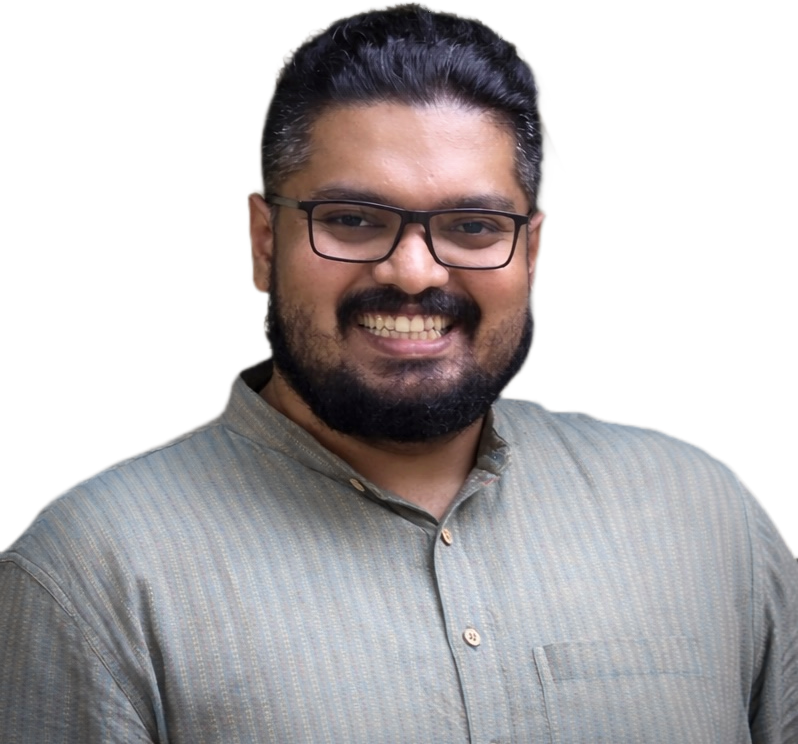
#> input picture brand/source/cutout.png, 798 x 744 px
$ python -i brand.py   (imports and definitions only)
#> lines starting #> are read from the running program, lines starting #| are printed output that depends on the picture
"""
the look, in one place. colours and fonts match the site (src/config/theme.js, src/assets/fonts).
used by scripts/brand/make.py (banners, posts, profile picture) and scripts/photo/card.py (link preview).
only the profile picture uses my photo, everything else is text.
"""
import os

from PIL import Image, ImageChops, ImageDraw, ImageFilter, ImageFont

ROOT = os.path.dirname(os.path.dirname(os.path.dirname(os.path.abspath(__file__))))
FONTS = os.path.join(ROOT, "src", "assets", "fonts")
PHOTO = os.path.join(ROOT, "public", "profile.png")
CUTOUT = os.path.join(ROOT, "brand", "source", "cutout.png")  # me with no background, written by scripts/photo/update.py

BG = (18, 18, 18)  # #121212
TEXT = (224, 224, 224)  # #E0E0E0
MUTED = (150, 150, 150)  # #969696
RED = (179, 0, 0)  # #b30000, the site's accent. used small: the rule, a kicker, a ring
GLOW = (44, 10, 10)  # the soft patch behind the text, kept faint
RING = (125, 12, 12)  # darker red for the profile picture ring

NAME = "Aju Ani Justus"
ROLE = "Doctoral Researcher"
PLACE = "University of Birmingham"
AREAS = ["multi-agent reinforcement learning", "agent communication · human-agent teaming"]
URL = "ajuanijustus.com"


def font(weight, size):
    files = {"bold": "GoogleSans-Bold.ttf", "medium": "GoogleSans-Medium.ttf", "regular": "GoogleSans-Regular.ttf", "sign": "Agustina.woff"}
    return ImageFont.truetype(os.path.join(FONTS, files[weight]), size)


def canvas(w, h, glow=None, blur=90):
    # dark background, optionally with a soft red glow (an ellipse box) behind something
    img = Image.new("RGB", (w, h), BG)
    if glow:
        g = Image.new("RGB", (w, h), BG)
        ImageDraw.Draw(g).ellipse(glow, fill=GLOW)
        img = Image.blend(img, g.filter(ImageFilter.GaussianBlur(blur)), 1.0)
    return img


# [5 lines left out: function cutout, not called in this run]


def rule(d, x, y, s=1.0):
    # the short red line above a heading
    d.rectangle((x, y, x + round(64 * s), y + max(3, round(6 * s))), fill=RED)


# [123 lines left out: functions wrap, hero, strip, post, avatar, not called in this run]


def portrait(size=800):
    """
    profile picture with no circle: me on a soft dark gradient with the same faint red glow
    as the banners, shoulders running off the bottom edge. falls back to avatar() if there's no cut-out.
    """
#> called with size = 800
    if not os.path.exists(CUTOUT):
        return avatar(size, ring=False)
    # lighter grey at the top fading to the site background, like the banners
    img = Image.new("RGB", (size, size), BG)
#> img: PIL image 800x800 RGB; every value is 18
    top, bottom = (34, 34, 34), BG
    grad = ImageDraw.Draw(img)
    for y in range(size):
        t = y / (size - 1)
        grad.line((0, y, size, y), fill=tuple(round(a + (b - a) * t) for a, b in zip(top, bottom)))
    # the banners' faint red glow, low down behind the shoulders
    glow = canvas(size, size, (size * 0.05, size * 0.4, size * 0.95, size * 1.2), blur=size // 7)
#> in canvas, `ImageDraw.Draw(g).ellipse(glow, fill=GLOW)`:
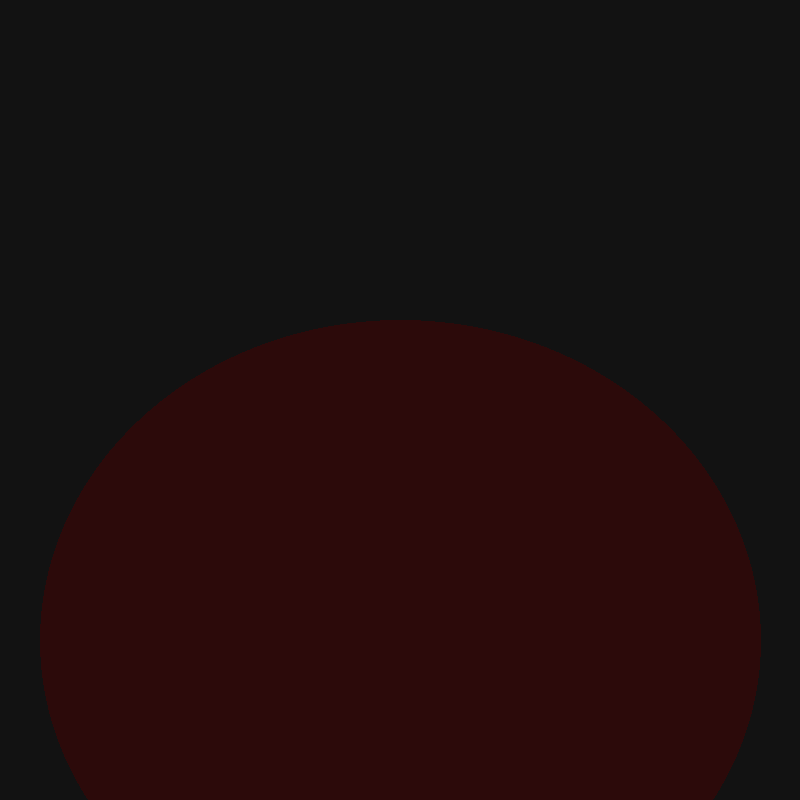
#> g: PIL image 800x800 RGB; mean R, G, B 29.8, 14.4, 14.4
    img = ImageChops.lighter(img, glow)
    p = Image.open(CUTOUT).convert("RGBA")
#> p is the input picture: PIL image 798x744 RGBA; mean R, G, B, A 82.2, 78.5, 79.6, 148.9
    w = round(size * 1.02)
    h = round(p.height * w / p.width)
#> h = 761
    p = p.resize((w, h), Image.LANCZOS)
#> p: PIL image 816x761 RGBA
    y = size - h + round(size * 0.02)
#> y = 55
    y = max(y, round(size * 0.1))
#> y = 80
    layer = Image.new("RGBA", (size, size), (0, 0, 0, 0))
#> layer: PIL image 800x800 RGBA; every value is 0
    layer.alpha_composite(p, ((size - w) // 2, y))
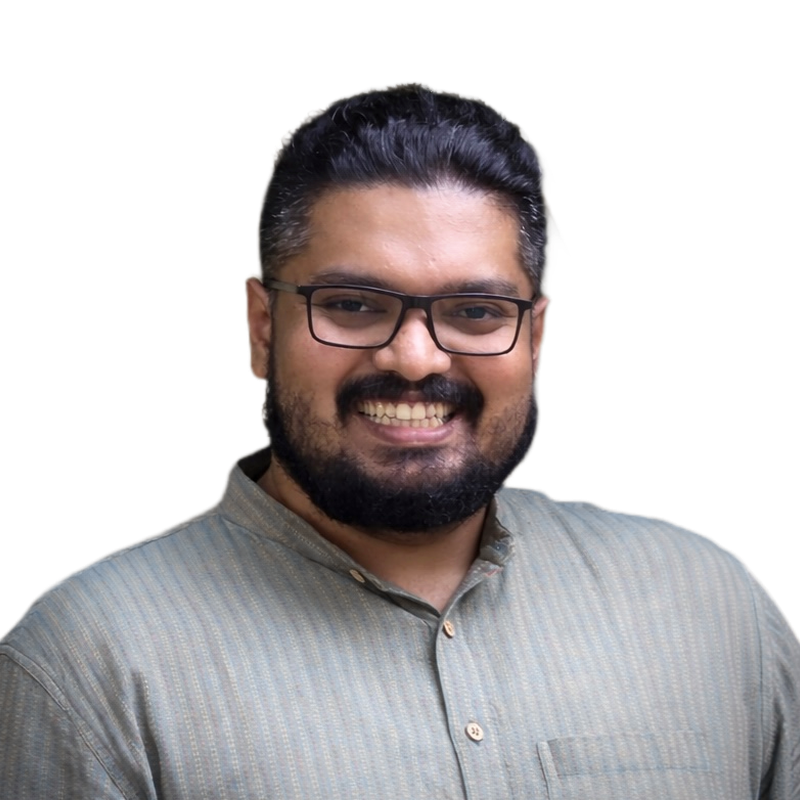
#> layer: PIL image 800x800 RGBA; mean R, G, B, A 71.9, 68.2, 69.1, 130.2; transparent parts drawn white
    out = img.convert("RGBA")
    out.alpha_composite(layer)
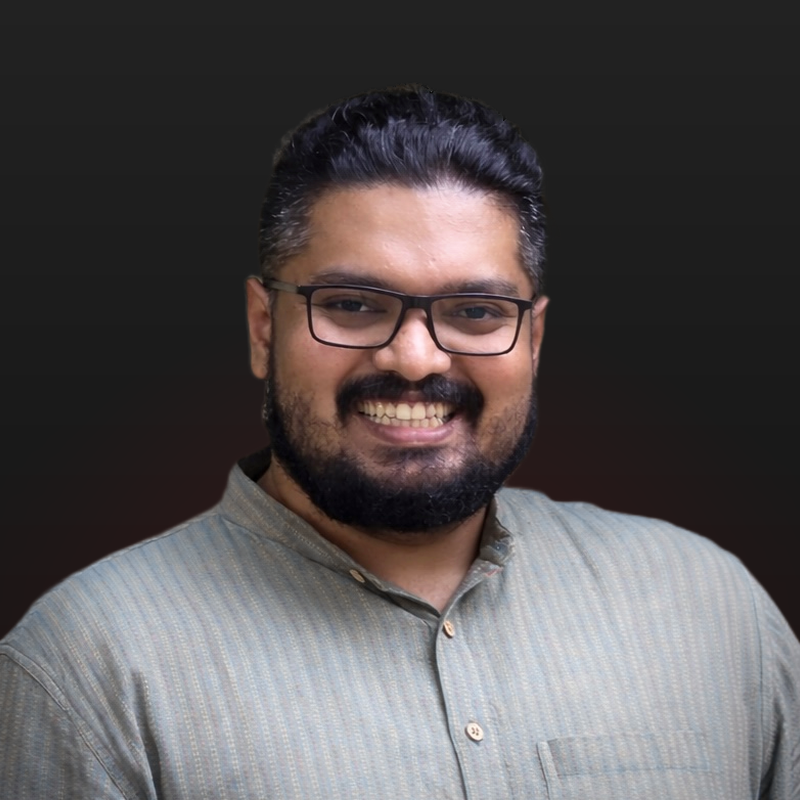
#> out: PIL image 800x800 RGBA; mean R, G, B, A 85.9, 81.4, 82.4, 255
    return out.convert("RGB")


# [13 lines left out: functions signature, save, not called in this run]

>>> result = portrait()
